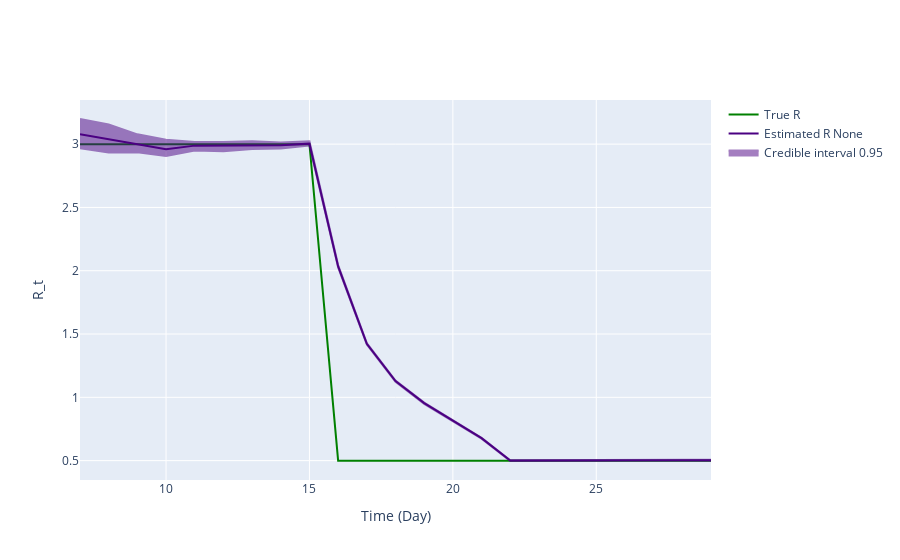

The notebook cell this image was saved under:
### Markdown cell above
## Inference plot using class method results

### Code cell
fig = ReproductionNumberPlot()

fig.add_ground_truth_rt(ground_truth)
fig.add_interval_rt(new_intervals)

fig.update_labels(time_label='Time (Day)', r_label='R_t')

fig.show_figure()

### Figure 1 — Plotly figure (JSON) as saved in the notebook; plotly's stock layout.template omitted (floating-point values rounded to 4 significant figures)
{"data": [{"line": {"color": "green"}, "mode": "lines", "name": "True R", "type": "scatter", "x": [7, 8, 9, 10, 11, 12, 13, 14, 15, 16, 17, 18, 19, 20, 21, 22, 23, 24, 25, 26, 27, 28, 29], "y": [3, 3, 3, 3, 3, 3, 3, 3, 3, 0.5, 0.5, 0.5, 0.5, 0.5, 0.5, 0.5, 0.5, 0.5, 0.5, 0.5, 0.5, 0.5, 0.5]}, {"line": {"color": "indigo"}, "mode": "lines", "name": "Estimated R None", "type": "scatter", "x": [7, 8, 9, 10, 11, 12, 13, 14, 15, 16, 17, 18, 19, 20, 21, 22, 23, 24, 25, 26, 27, 28, 29], "y": [3.079, 3.04, 3.003, 2.96, 2.988, 2.99, 2.988, 2.99, 3.004, 2.034, 1.423, 1.128, 0.9543, 0.817, 0.6773, 0.5, 0.5011, 0.5022, 0.5026, 0.5049, 0.5056, 0.504, 0.5032]}, {"fill": "toself", "fillcolor": "indigo", "line": {"color": "indigo"}, "mode": "lines", "name": "Credible interval 0.95", "opacity": 0.5, "showlegend": true, "type": "scatter", "x": [7, 8, 9, 10, 11, 12, 13, 14, 15, 16, 17, 18, 19, 20, 21, 22, 23, 24, 25, 26, 27, 28, 29, 29, 28, 27, 26, 25, 24, 23, 22, 21, 20, 19, 18, 17, 16, 15, 14, 13, 12, 11, 10, 9, 8, 7], "y": [3.199, 3.156, 3.077, 3.036, 3.017, 3.017, 3.023, 3.014, 3.022, 2.045, 1.429, 1.133, 0.9584, 0.8208, 0.6809, 0.503, 0.5047, 0.5056, 0.5053, 0.5091, 0.509, 0.5077, 0.5075, 0.4989, 0.5003, 0.5028, 0.5013, 0.499, 0.5001, 0.4978, 0.4971, 0.6733, 0.8117, 0.9474, 1.123, 1.416, 2.025, 2.99, 2.966, 2.962, 2.944, 2.949, 2.906, 2.936, 2.935, 2.967]}], "layout": {"hovermode": "x unified", "xaxis": {"title": {"text": "Time (Day)"}}, "yaxis": {"title": {"text": "R_t"}}}}
